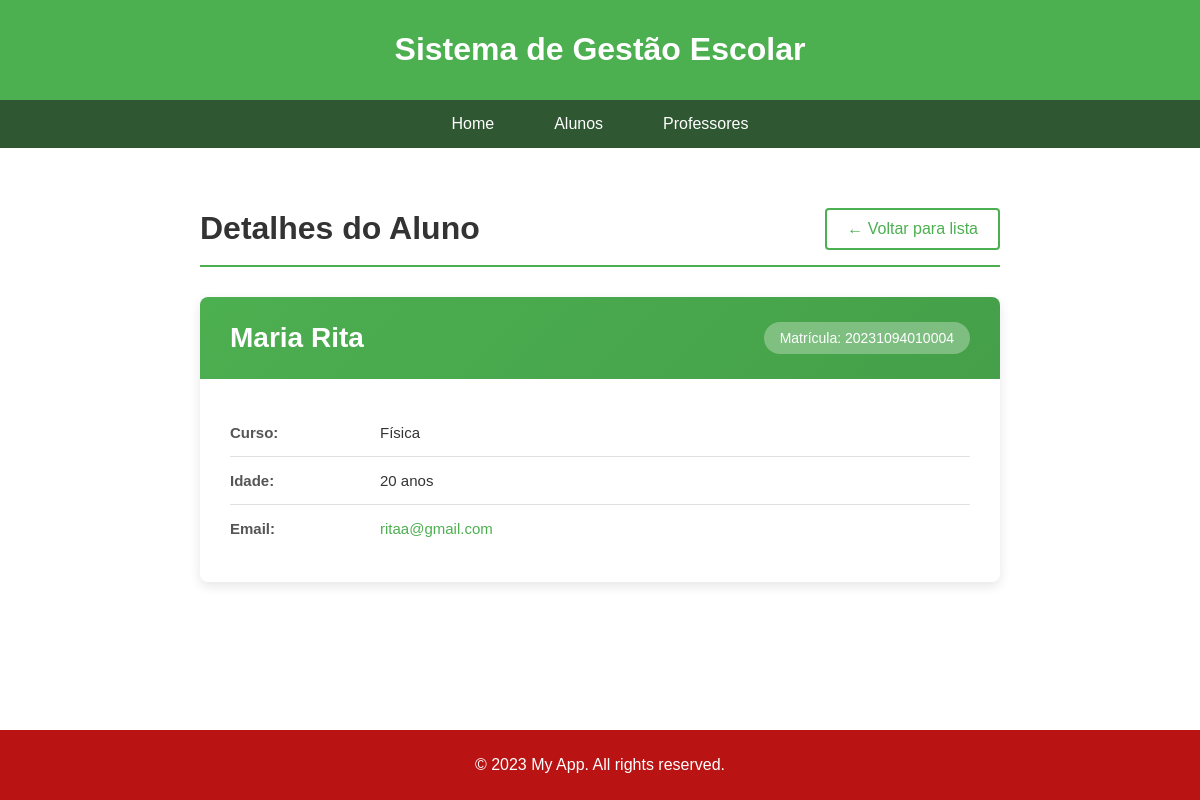
The page /alunos/4/ on the database its author committed.
### alunos/models.py (models this page shows, shortened)
class Aluno(models.Model):
    matricula = models.CharField(max_length=20)
    nome = models.CharField(max_length=100)
    idade = models.IntegerField()
    curso = models.CharField(max_length=100)
    email = models.EmailField()
    created_at = models.DateTimeField(auto_now_add=True)
    updated_at = models.DateTimeField(auto_now=True)

### alunos/views.py (the view)
# urls.py: path('<int:id>/', views.aluno_detalhe, name='aluno_detalhe'),
def aluno_detalhe(request, id):
    aluno = get_object_or_404(Aluno, id=id)
    return render(
        request,'aluno/aluno_detail.html',{'aluno': aluno})

### alunos/templates/aluno/aluno_detail.html
{% extends "base.html" %}
{% load static %}
{% block extra_head %}
    <link rel="stylesheet" href="{% static 'css/alunos.css' %}">
{% endblock %}
{% block content %}
    <div class="detail-container">
        <div class="detail-header">
            <h1>Detalhes do Aluno</h1>
            <a href="{% url 'alunos:alunos_list' %}" class="btn-back">← Voltar para lista</a>
        </div>
        <div class="detail-card">
            <div class="card-header">
                <h2>{{ aluno.nome }}</h2>
                <span class="badge">Matrícula: {{ aluno.matricula }}</span>
            </div>
            <div class="card-body">
                <div class="info-row">
                    <span class="info-label">Curso:</span>
                    <span class="info-value">{{ aluno.curso }}</span>
                </div>
                <div class="info-row">
                    <span class="info-label">Idade:</span>
                    <span class="info-value">{{ aluno.idade }} anos</span>
                </div>
                <div class="info-row">
                    <span class="info-label">Email:</span>
                    <span class="info-value"><a href="mailto:{{ aluno.email }}">{{ aluno.email }}</a></span>
                </div>
            </div>
        </div>
    </div>
{% endblock %}

### static/css/style.css (style rules this page uses)
html { height: 100%; }
body { margin: 0; padding: 0; font-family: Arial, sans-serif; min-height: 100%; display: flex; flex-direction: column; }

### alunos/static/css/alunos.css (style rules this page uses)
.detail-container { max-width: 800px; margin: 20px auto; padding: 20px; }
.detail-header { display: flex; justify-content: space-between; align-items: center; margin-bottom: 30px; padding-bottom: 15px; border-bottom: 2px solid #4CAF50; }
.detail-header h1 { margin: 0; color: #333; }
.btn-back { color: #4CAF50; text-decoration: none; font-weight: 500; padding: 10px 20px; border: 2px solid #4CAF50; border-radius: 4px; transition: all 0.3s ease; display: inline-block; }
.detail-card { background-color: #fff; border-radius: 8px; box-shadow: 0 4px 12px rgba(0, 0, 0, 0.1); overflow: hidden; }
.card-header { background: linear-gradient(135deg, #4CAF50 0%, #45a049 100%); color: white; padding: 25px 30px; display: flex; justify-content: space-between; align-items: center; }
.card-header h2 { margin: 0; font-size: 28px; font-weight: 600; }
.badge { background-color: rgba(255, 255, 255, 0.3); padding: 8px 16px; border-radius: 20px; font-size: 14px; font-weight: 500; }
.card-body { padding: 30px; }
.info-row { display: flex; padding: 15px 0; border-bottom: 1px solid #e0e0e0; }
.info-row:last-child { border-bottom: none; }
.info-label { flex: 0 0 150px; font-weight: 600; color: #555; font-size: 15px; }
.info-value { flex: 1; color: #333; font-size: 15px; }
.info-value a { color: #4CAF50; text-decoration: none; transition: color 0.3s ease; }

### rows shown on the page
Aluno: nome "Maria Rita", matricula "20231094010004", curso "Física", idade "20", email "ritaa@gmail.com"
